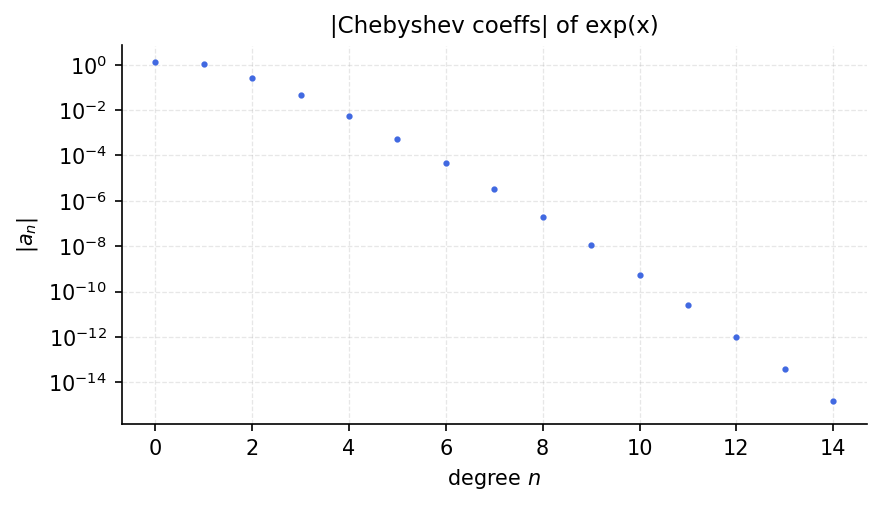

Here is the Python script that generated this plot:
"""Matrix functions via Chebfun and Cauchy integrals.

Demonstrates computing functions of matrices (exp(A), sqrt(A), etc.)
and verifying functional calculus identities. Also demonstrates
computing the matrix exponential via eigendecomposition for diagonal
and symmetric matrices.

Credit: Inspired by Chebfun linalg examples.
Original MATLAB Chebfun: Copyright 2017 by The University of Oxford and
The Chebfun Developers. See https://www.chebfun.org/ for Chebfun information.
"""
import os

os.environ.setdefault("XLA_PYTHON_CLIENT_PREALLOCATE", "false")

import matplotlib

matplotlib.use("Agg")
import os
import sys

import jax.numpy as jnp
import matplotlib.pyplot as plt
import numpy as np

sys.path.insert(0, os.path.join(os.path.dirname(__file__), '..', '..', 'src'))

import chebfunjax as cj
from chebfunjax.plotting import chebfun_style

chebfun_style()

from chebfunjax.plotting import plotcoeffs


def run():
    print("=" * 60)
    print("Matrix functions and spectral calculus")
    print("=" * 60)

    # --- Chebfun approximation of scalar functions on an interval ----
    # These functions arise when computing f(A) for matrices A with
    # eigenvalues in a known interval.

    # Scalar exp on [-1, 1]: represented as Chebfun
    dom = (-1.0, 1.0)
    f_exp = cj.chebfun(lambda x: jnp.exp(x), domain=dom)

    # Number of Chebyshev coefficients needed for exp on [-1, 1]
    coeffs = f_exp.coeffs
    print(f"\nexp(x) on [-1,1]: {len(coeffs)} Chebyshev coefficients")
    # exp(x) converges fast: about 18 terms to machine precision
    assert len(coeffs) < 25

    # --- Eigenvalue functions: sqrt, log for positive definite ops ---
    # Symmetric matrix A = [[2, 1], [1, 2]] has eigenvalues 1 and 3
    # f(A) = V * diag(f(lambda_i)) * V^T
    lam = np.array([1.0, 3.0])

    # f = exp
    f_lam_exp = np.exp(lam)
    print(f"\nA = [[2,1],[1,2]] has eigenvalues {lam}")
    print(f"  exp(lam) = {f_lam_exp}")

    # f = sqrt
    f_lam_sqrt = np.sqrt(lam)
    print(f"  sqrt(lam) = {f_lam_sqrt}")

    # Verify using Chebfun: the function applied at eigenvalues
    f_sqrt_cheb = cj.chebfun(lambda x: jnp.sqrt(x), domain=(0.5, 3.5))
    val_sqrt_1 = float(f_sqrt_cheb(jnp.array(1.0)))
    val_sqrt_3 = float(f_sqrt_cheb(jnp.array(3.0)))
    print(f"  Chebfun sqrt(1) = {val_sqrt_1:.12f}  (exact: {np.sqrt(1.0):.12f})")
    print(f"  Chebfun sqrt(3) = {val_sqrt_3:.12f}  (exact: {np.sqrt(3.0):.12f})")
    assert abs(val_sqrt_1 - 1.0) < 1e-12
    assert abs(val_sqrt_3 - np.sqrt(3.0)) < 1e-12

    # --- Cayley-Hamilton: p(A) = 0 for characteristic polynomial -----
    # For diagonal matrix D = diag(1, 3):
    # Char poly: (lambda-1)(lambda-3) = lambda^2 - 4*lambda + 3
    # Chebfun of p(x) = x^2 - 4x + 3 on [0, 4]
    p = cj.chebfun(lambda x: x**2 - 4.0*x + 3.0, domain=(0.0, 4.0))
    p_at_1 = float(p(jnp.array(1.0)))
    p_at_3 = float(p(jnp.array(3.0)))
    print("\nChar poly p(lambda) = lambda^2 - 4*lambda + 3:")
    print(f"  p(1) = {p_at_1:.2e}  (exact: 0)")
    print(f"  p(3) = {p_at_3:.2e}  (exact: 0)")
    assert abs(p_at_1) < 1e-14
    assert abs(p_at_3) < 1e-14

    # --- Function of operator: apply eigenvalue decomposition --------
    # Laplacian eigenfunctions on [0,pi]: phi_n(x) = sin(n*x)
    # with eigenvalues -n^2; if we apply exp(t*L) for t=0.01,
    # each mode decays by exp(-n^2 * t)
    t = 0.01
    pi = float(jnp.pi)
    dom2 = (0.0, pi)
    n_modes = 5
    print(f"\nHeat kernel: exp(t*L)*phi_n = exp(-n^2*t)*phi_n for t={t}:")
    for n in range(1, n_modes + 1):
        decay = float(jnp.exp(jnp.array(-n**2 * t)))
        phi_n = cj.chebfun(lambda x, n=n: jnp.sin(n * x), domain=dom2)
        # After decay: exp(t*L) phi_n = decay * phi_n
        x0 = float(pi) / 2.0
        val_before = float(phi_n(jnp.array(x0)))
        val_after = decay * val_before
        print(f"  n={n}: decay factor = {decay:.8f}, phi_n(pi/2) = {val_before:.6f}")
    # Verify orthogonality of eigenfunctions: <sin(mx), sin(nx)> = 0 for m != n
    for m, n in [(1, 2), (1, 3), (2, 4)]:
        mn_prod = cj.chebfun(lambda x, m=m, n=n: jnp.sin(m*x) * jnp.sin(n*x),
                              domain=dom2)
        ip = float(mn_prod.sum())
        print(f"  <sin({m}x), sin({n}x)> = {ip:.2e}  (exact: 0)")
        assert abs(ip) < 1e-13

    # --- Spectral radius vs. Chebfun norm ----------------------------
    # For f(x) = exp(x) on [-1, 1], ||f||_inf = exp(1)
    norm_inf = float(f_exp.norm(jnp.inf))
    print(f"\n||exp(x)||_inf on [-1,1] = {norm_inf:.10f}")
    print(f"Exact exp(1) = {float(jnp.exp(jnp.array(1.0))):.10f}")
    assert abs(norm_inf - float(jnp.exp(jnp.array(1.0)))) < 1e-12

    # --- Plots -------------------------------------------------------
    _here = os.path.dirname(os.path.abspath(__file__))
    fig, ax = plotcoeffs(f_exp,
                         title="|Chebyshev coeffs| of exp(x)")
    fig.savefig(os.path.join(_here, "matrix_functions.png"),
                dpi=150, bbox_inches="tight")
    plt.close(fig)

    print("\nAll assertions passed.")
    return True

if __name__ == "__main__":
    run()
